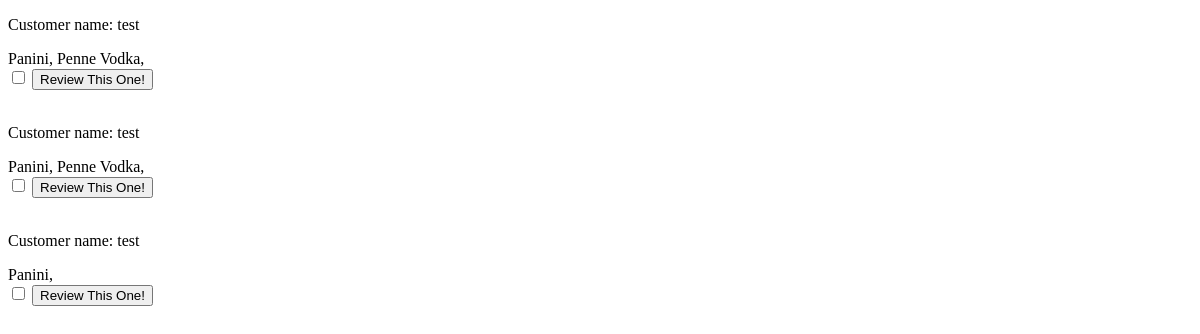
Before: /forums/all_orders (signed in) with the older database file.
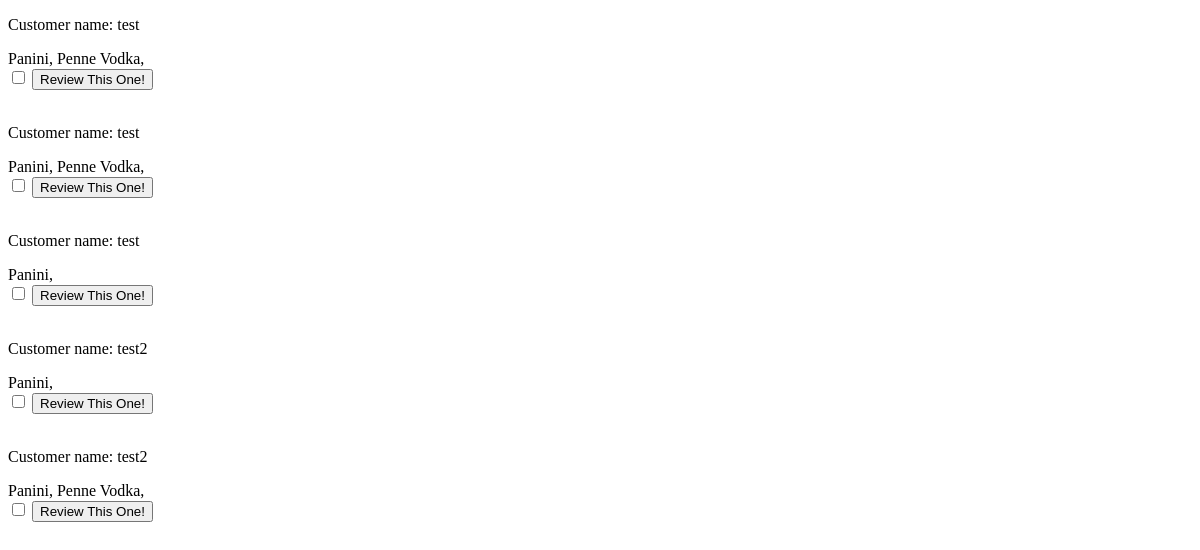
After: the same page with the newer database file.
### order_system/models.py (models this page shows)
class OrderModel(models.Model):
    created_on = models.DateTimeField(auto_now_add=True)
    price = models.DecimalField(max_digits=6, decimal_places=2)
    items = models.ManyToManyField(FoodItem, related_name='order', blank=True)
    name = models.CharField(max_length=50, blank=True)
    is_delivery = models.BooleanField(default=True, blank=True)
    deliver_person = models.ForeignKey(
        User, on_delete=models.CASCADE, null=True, blank=True, default=None)
    email = models.CharField(max_length=50, blank=True)
    address = models.CharField(max_length=50, blank=True)
    is_paid = models.BooleanField(default=False)

### menu/models.py (models this page shows)
class FoodItem(models.Model):
    name = models.CharField(max_length=50, unique=True)
    price = models.DecimalField(max_digits=6, decimal_places=2)
    img = models.ImageField(upload_to='uploads/')
    category = models.CharField(max_length=50)
    description = models.CharField(
        max_length=300, default="No description given")
    quantity_ordered = models.IntegerField(default=0)
    rating = models.IntegerField(default=0)
    chef_name = models.ForeignKey(
        User, on_delete=models.CASCADE, blank=True, default=None)
    vip_exclusive = models.BooleanField(default=False)

### forums/views.py (the view, shortened to what this page needs)
# urls.py: path("all_orders", views.all_orders.as_view(), name='all_orders'),
class all_orders(generic.ListView):
    def get(self, request, *args, **kwargs):
        template_name = 'forum.html'
        if request.user.is_authenticated:
            username = request.user.username
            orders = OrderModel.objects.filter(
                name__startswith=username)
        context = {
            'Orders': orders
        }
        return render(request, 'all_orders.html', context)

### forums/templates/all_orders.html (shortened to what this page needs)
{%load static %}
<!DOCTYPE html>
<head>
</head>
<body>
    {% for order in Orders %}
    <p>Customer name: {{order.name}}</p>
    {% for item in order.items.all %}
    {{item.name}},
    {% endfor %}
    <form method="POST">
        <input type="checkbox" name="order" value="{{ order.pk }}">
            <button>Review This One!</button>
    </form>
    <br>
    {%endfor%}
</body>

Changed rows visible on the page:
added OrderModel: name "test2", FoodItem (name "Panini")
added OrderModel: name "test2", FoodItem (name "Panini"), FoodItem (name "Penne Vodka")
